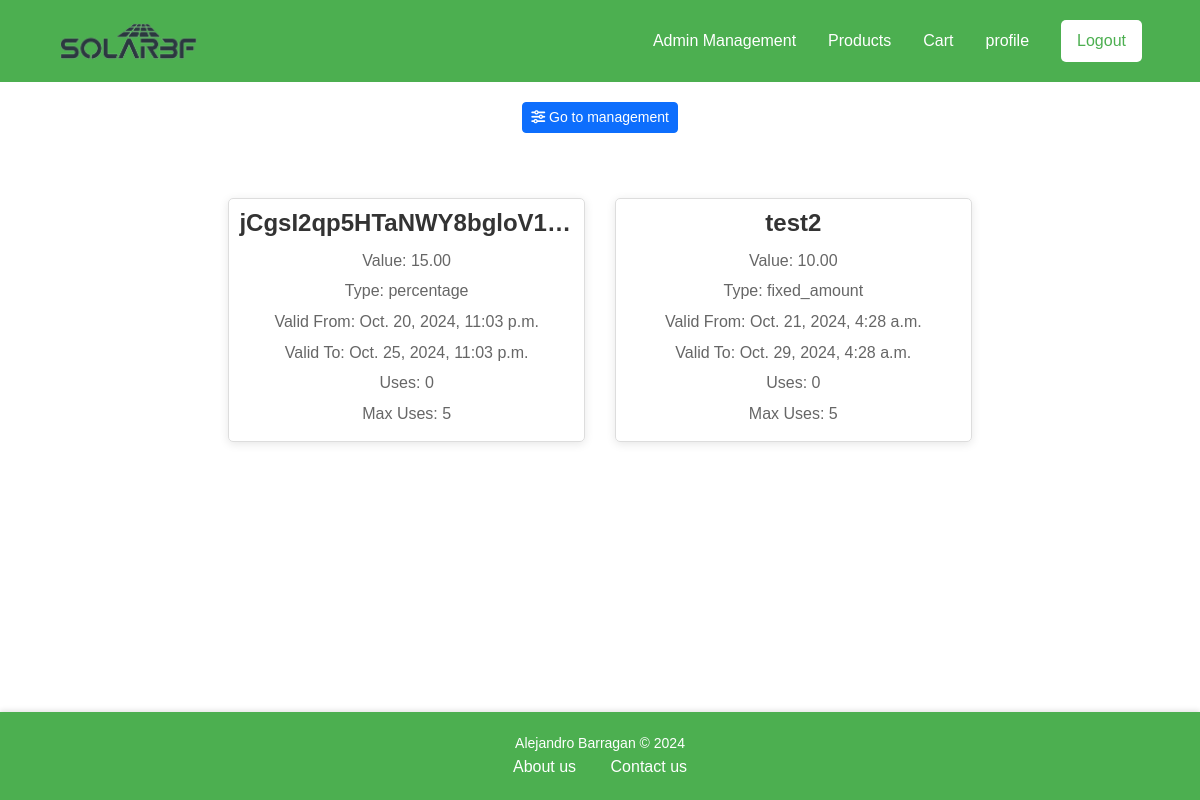
Page /products/coupons/ (signed in) on the earlier database version.
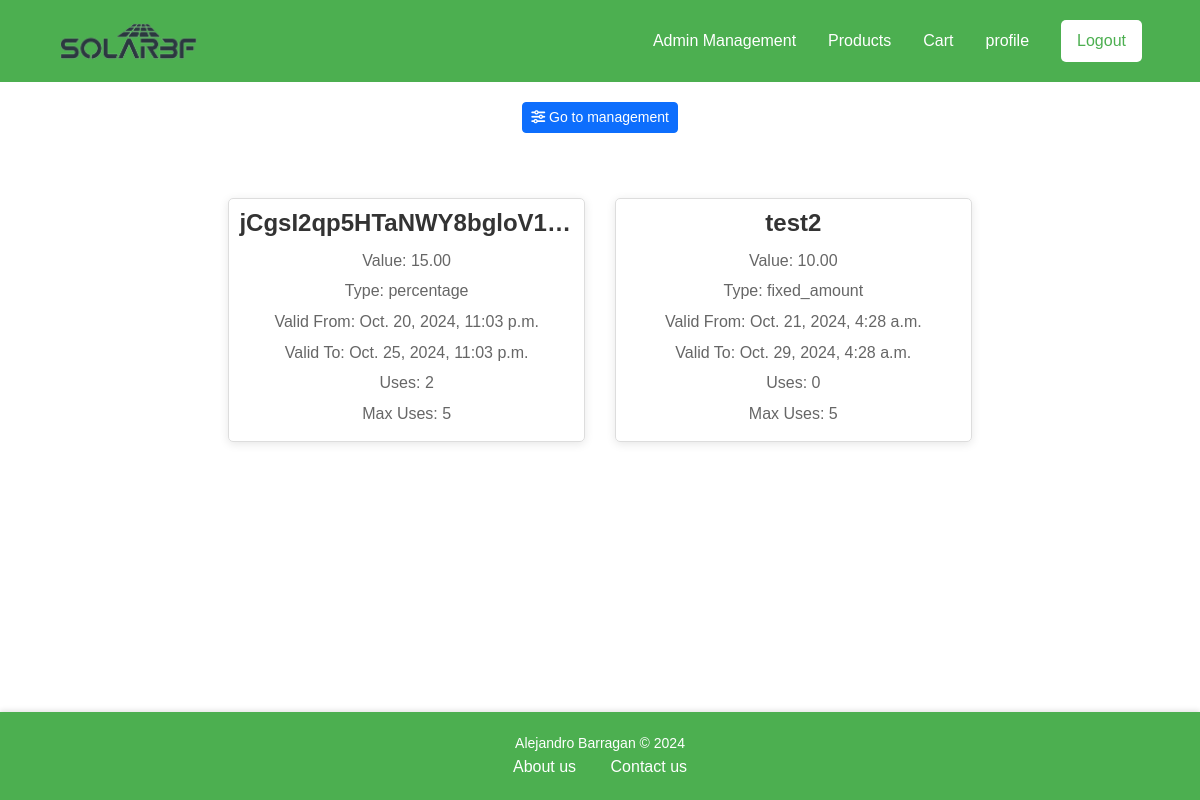
Same page on the later database version.
### products/models.py (models this page shows, shortened)
class Coupon(models.Model):
    COUPON_TYPE_CHOICES = (
        ('percentage', 'Percentage Discount'),
        ('fixed_amount', 'Fixed Amount Discount'),
    )
    code = models.CharField(max_length=50, unique=True)
    discount_type = models.CharField(max_length=15, choices=COUPON_TYPE_CHOICES)
    discount_value = models.DecimalField(max_digits=10, decimal_places=2)
    valid_from = models.DateTimeField(default=timezone.now)
    valid_to = models.DateTimeField()
    max_uses = models.PositiveIntegerField(default=1)
    uses = models.PositiveIntegerField(default=0)

### products/views.py (the view)
# urls.py: path('coupons/', views.coupon_list, name='coupon'),
@login_required
@user_passes_test(is_staff)
def coupon_list(request):
    coupons = Coupon.objects.all()
    return render(request, 'admin/coupons.html', {'coupons': coupons})

### accounts/views.py (called while the page is built)
def is_staff(user):
    return user.is_staff or user.role in ['admin', 'worker']

### templates/admin/coupons.html (shortened to what this page needs)
{% extends 'base.html' %}
{% load static %}
{% block style %}
<link rel="stylesheet" href="{% static 'css/coupon.css' %}" />
<link rel="stylesheet" href="{% static 'css/card.css' %}" />
{% endblock %}
{% block content %}
<div class="button-container">
    <a href="{% url 'management' %}" class="btn btn-sm btn-primary">
        <i class="fa-solid fa-sliders"></i> Go to management
    </a>
</div>
<div class="cardb-list">
    {% for coupon in coupons %}
    <div class="cardb-item">
        <h3 class="coupon-primary truncate-text">{{ coupon.code }}</h3>
        <p class="coupon-secundary truncate-text">Value: {{ coupon.discount_value }}</p>
        <p class="coupon-secundary truncate-text">Type: {{ coupon.discount_type }}</p>
        <p class="coupon-secundary truncate-text">Valid From: {{ coupon.valid_from }}</p>
        <p class="coupon-secundary truncate-text">Valid To: {{ coupon.valid_to }}</p>
        <p class="coupon-secundary truncate-text">Uses: {{ coupon.uses }}</p>
        <p class="coupon-secundary truncate-text">Max Uses: {{ coupon.max_uses }}</p>
    </div>
    {% empty %}
    <p class="no-coupons">No coupons available.</p>
    {% endfor %}
</div>
{% endblock %}

Differences in the rows shown:
changed Coupon "percentage": uses "0" → "2"
